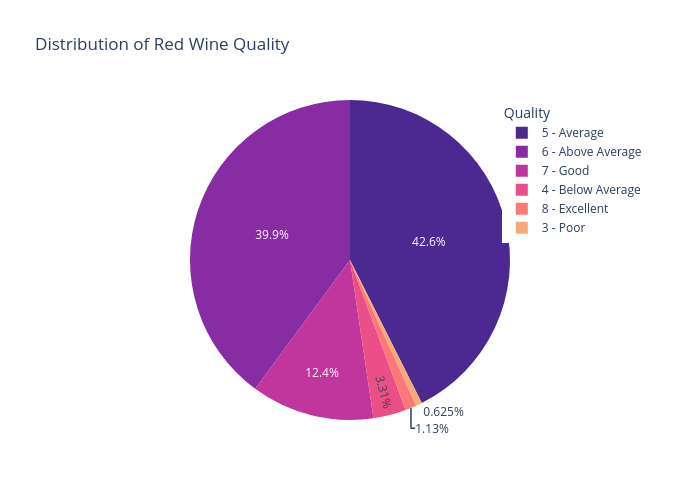

Write notebook code for a chart like this one.
### Code cell
# Quality Distribution
content_type = df.groupby(['quality']).size().reset_index(name='counts')
# Map the quality of red wine to specific labels
content_type['quality_label'] = content_type['quality'].map(dict(zip(range(3, 9), labels)))
# Plot the red wine quality distribution
fig = px.pie(content_type, 
             names='quality_label', 
             values='counts', 
             color_discrete_sequence=px.colors.sequential.Agsunset,
             title='Distribution of Red Wine Quality', 
             height=500, 
             width=700)
# Include legend and labels
fig.update_layout(
    legend_title="Quality",
    legend=dict(
        x=0.8,
        y=1.0
    )
)
fig.show()

### Figure 1 — Plotly figure (JSON) as saved in the notebook; plotly's stock layout.template omitted (floating-point values rounded to 4 significant figures)
{"data": [{"domain": {"x": [0, 1], "y": [0, 1]}, "hovertemplate": "quality_label=%{label}<br>counts=%{value}<extra></extra>", "labels": ["3 - Poor", "4 - Below Average", "5 - Average", "6 - Above Average", "7 - Good", "8 - Excellent"], "legendgroup": "", "name": "", "showlegend": true, "type": "pie", "values": [10, 53, 681, 638, 199, 18]}], "layout": {"height": 500, "legend": {"title": {"text": "Quality"}, "tracegroupgap": 0, "x": 0.8, "y": 1}, "piecolorway": ["rgb(75, 41, 145)", "rgb(135, 44, 162)", "rgb(192, 54, 157)", "rgb(234, 79, 136)", "rgb(250, 120, 118)", "rgb(246, 169, 122)", "rgb(237, 217, 163)"], "title": {"text": "Distribution of Red Wine Quality"}, "width": 700}}
